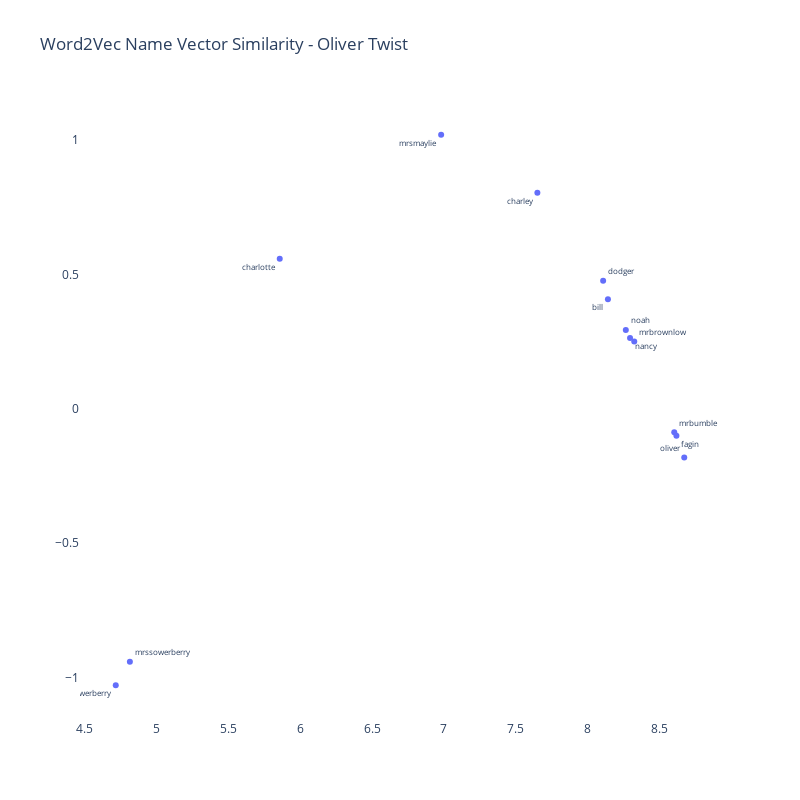

The cell this chart's notebook holds for it:
### Markdown cell above
#### Plot flattened embeddings for Oliver Twist

### Code cell
character_list_OT = [x.lower() for x in character_list_OT]

df_OT = w2v_df_OT[w2v_df_OT['label'].isin(character_list_OT)]


text_pos_OT = [x for x in np.random.choice(['top left', 
                                         'bottom left',
                                         'top right',
                                         'bottom right'], 
                                          len(df_OT),
                                          p=[.2,.3,.3,.2])]


trace_OT = go.Scatter(x=df_OT['x'],
                   y=df_OT['y'],
                   mode='markers+text', 
                   textposition=text_pos_OT,
                   text=df_OT['label'],
                   textfont=dict(size=8),
                   hoverinfo='text')



fig = go.Figure([trace_OT])

fig.update_layout(go.Layout(
    title='Word2Vec Name Vector Similarity - Oliver Twist',
    ),
    hovermode='closest',
    plot_bgcolor='white',
    paper_bgcolor='white',
    width=800,
    height=800
)

### Figure 1 — Plotly figure (JSON) as saved in the notebook; plotly's stock layout.template omitted (floating-point values rounded to 4 significant figures)
{"data": [{"hoverinfo": "text", "mode": "markers+text", "text": ["oliver", "mrbumble", "bill", "mrsowerberry", "mrssowerberry", "charlotte", "noah", "dodger", "fagin", "charley", "nancy", "mrbrownlow", "mrsmaylie"], "textfont": {"size": 8}, "textposition": ["top left", "top right", "bottom left", "bottom left", "top right", "bottom left", "top right", "top right", "bottom right", "bottom left", "bottom right", "top right", "bottom left"], "type": "scatter", "x": [8.671, 8.601, 8.14, 4.718, 4.817, 5.858, 8.264, 8.107, 8.616, 7.65, 8.294, 8.323, 6.981], "y": [-0.1816, -0.08743, 0.4078, -1.03, -0.9422, 0.5585, 0.2935, 0.4772, -0.1004, 0.8042, 0.2635, 0.2507, 1.021]}], "layout": {"height": 800, "hovermode": "closest", "paper_bgcolor": "white", "plot_bgcolor": "white", "title": {"text": "Word2Vec Name Vector Similarity - Oliver Twist"}, "width": 800}}
